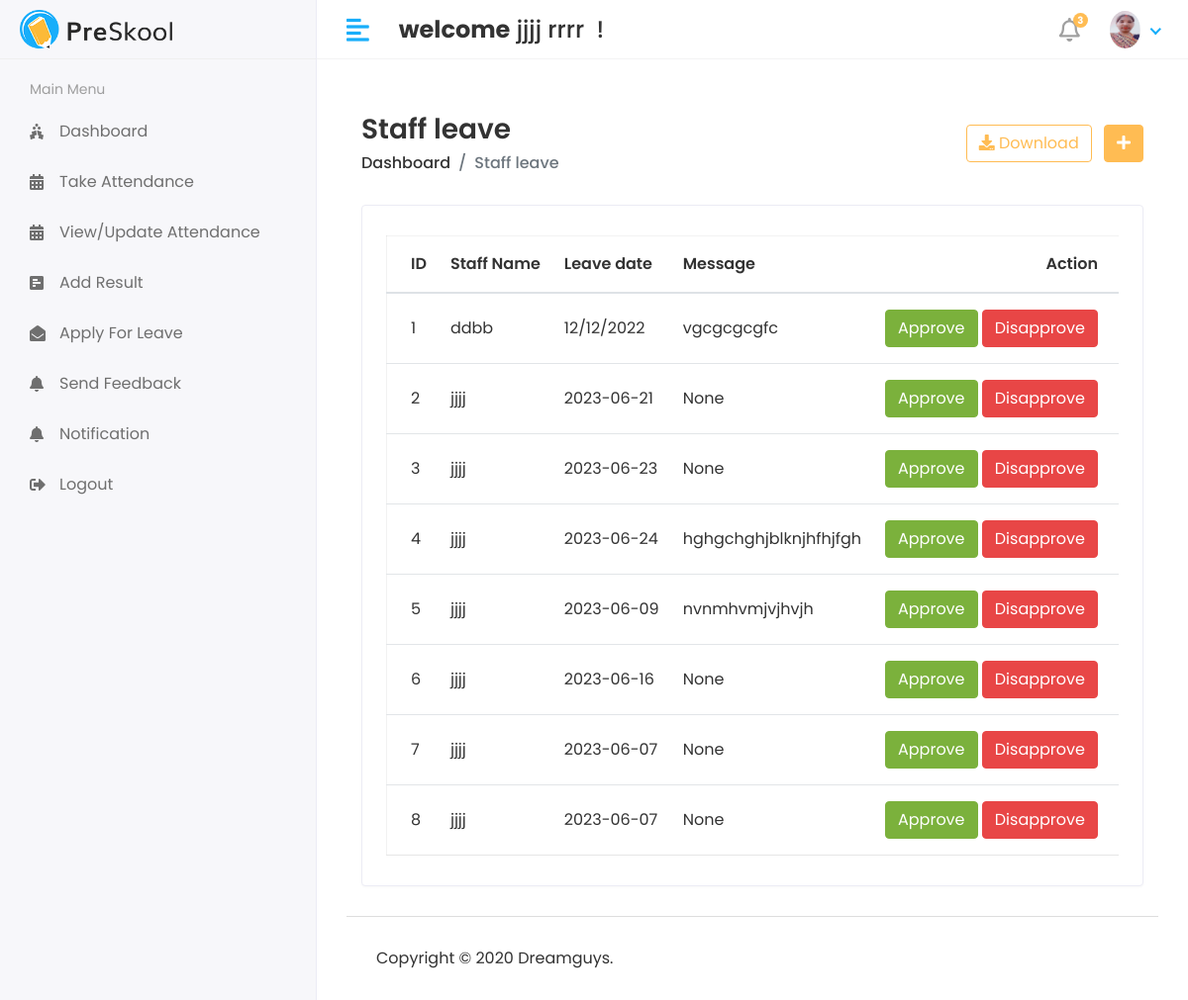
/Hod/staff/leave_view (signed in), run on an earlier commit of the app's database.
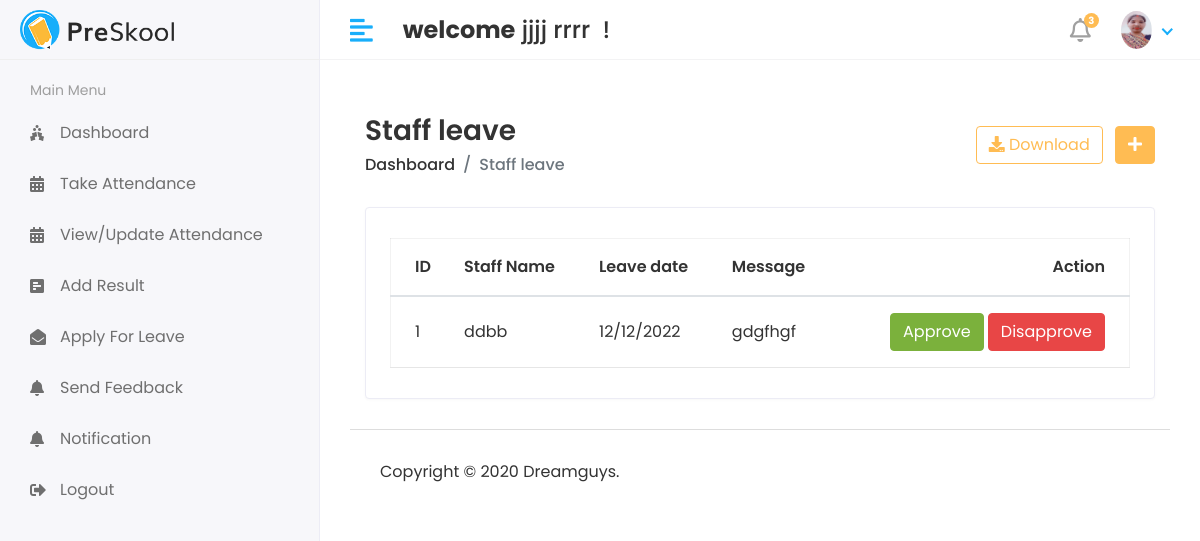
And on a later commit of the database.
### api/models.py (models this page shows, shortened)
class user1(AbstractUser):
    USER = (
        (1, 'HOD'),
        (2, 'STAFF'),
        (3, 'STUDENT'),
    )
    user_type = models.CharField(choices=USER, max_length=50, default=1)
    profile_pic = models.ImageField(upload_to='media/profile_pic')

class Staff_leave(models.Model):
    staff_id = models.ForeignKey(Staff, on_delete=models.CASCADE)
    date = models.CharField(max_length=200)
    message = models.TextField(max_length=500)
    status = models.IntegerField(default=0)
    created_at = models.DateTimeField(auto_now_add=True)
    updated_at = models.DateTimeField(auto_now=True)

class Staff(models.Model):
    admin = models.OneToOneField(user1, on_delete=models.CASCADE)
    address = models.TextField()
    gender = models.CharField(max_length=100)
    created_at = models.DateTimeField(auto_now_add=True)
    updated_at = models.DateTimeField(auto_now=True)

### student/Hod_views.py (the view)
# urls.py: path('Hod/staff/leave_view',Hod_views.staff_leave_view, name='staff_leave_view'),
@login_required(login_url='/')
def staff_leave_view(request):
    staff_leave = Staff_leave.objects.all()
    context = {
        'staff_leave' : staff_leave
    }
    return render(request,'Hod/staff_leave.html', context)

### templates/Hod/staff_leave.html (shortened to what this page needs)
{% extends 'base.html' %}
{% block content %}
{% load static %}
            <div class="content container-fluid">
               <div class="page-header">
                  <div class="row align-items-center">
                     <div class="col">
                        <h3 class="page-title">Staff leave</h3>
                        <ul class="breadcrumb">
                           <li class="breadcrumb-item"><a href="index.html">Dashboard</a></li>
                           <li class="breadcrumb-item active">Staff leave</li>
                        </ul>
                     </div>
                     <div class="col-auto text-right float-right ml-auto">
                        <a href="#" class="btn btn-outline-primary mr-2"><i class="fas fa-download"></i> Download</a>
                        <a href="add-student.html" class="btn btn-primary"><i class="fas fa-plus"></i></a>
                     </div>
                  </div>
               </div>
               <div class="row">
                  <div class="col-sm-12">
                     <div class="card card-table">
                        <div class="card-body">
                           <div class="table-responsive">
                              <table  id="table_id" class="table table-hover table-center mb-0 datatable">
                                 <thead>
                                    <tr>
                                       <th>ID</th>
                                       <th>Staff Name</th>
                                       <th>Leave date</th>
                                       <th>Message</th>
                                       <th class="text-right">Action</th>
                                    </tr>
                                 </thead>
                                 <tbody>
                                 {% for i in staff_leave %}
                                    <tr>
                                       <td>{{i.id}}</td>
                                        <td>{{i.staff_id.admin.first_name}}</td>
                                       <td>{{i.date}}</td>
                                       <td>{{i.message}}</td>
                                       <td class="text-right">
                                          <div class="actions">
                                             {% if i.status == 0 %}
                                             <a href="{%url 'staff_approve_leave' i.id %}" class="btn btn-success">Approve</a>
                                             <a href="{%url 'staff_disapprove_leave' i.id %}" class="btn btn-danger">Disapprove</a>
                                             {% elif i.status == 1 %}
                                             <button class="btn btn-success" disabled="disabled">Approve </button>
                                             {% else %}
                                             <button class="btn btn-danger" disabled="disabled">Disapprove </button>
                                             {% endif %}
                                          </div>
                                       </td>
                                    </tr>
                                    <tr>
                                  {% endfor %}
                                 </tbody>
                              </table>
                           </div>
                        </div>
                     </div>
                  </div>
               </div>
            </div>
{% endblock %}

### templates/base.html (shortened to what this page needs)
<!DOCTYPE html>
<html lang="en">
{% load static %}
   <head>
      <link rel="stylesheet" href="{% static 'assets/plugins/bootstrap/css/bootstrap.min.css' %}">
      <link rel="stylesheet" href="{% static 'assets/plugins/fontawesome/css/fontawesome.min.css' %}">
      <link rel="stylesheet" href="{% static 'assets/plugins/fontawesome/css/all.min.css' %}">
      <link rel="stylesheet" href="{% static 'assets/css/style.css' %}">
       <link rel="stylesheet" href="{% static 'assets/plugins/datatables/datatables.min.css' %}">
   </head>
   <body>
         <div class="main-wrapper">
             {% include 'includes/header.html' %}
             {% include 'includes/sidebar.html' %}
          <div class="page-wrapper">
              <div class="content container-fluid">
            {% block content %}
                 {% endblock %}
              {% include 'includes/footer.html' %}
         </div>
      </div>
         </div>
   </body>
</html>

### templates/includes/header.html (shortened to what this page needs)
{% load static %}
<div class="header">
            <div class="header-left">
               <a href="index.html" class="logo">
               <img src="{% static 'assets/img/logo.png' %}" alt="Logo">
               </a>
            </div>
            <a href="javascript:void(0);" id="toggle_btn">
            <i class="fas fa-align-left"></i>
            </a>
            <div class="top-nav-search mt-3">
               <h4> <strong> welcome</strong>&nbsp;<span>{{user.first_name}} {{ user.last_name }} </span>&nbsp;!</h4>
            </div>
            <ul class="nav user-menu">
               <li class="nav-item dropdown noti-dropdown">
                  <a href="#" class="dropdown-toggle nav-link" data-toggle="dropdown">
                  <i class="far fa-bell"></i> <span class="badge badge-pill">3</span>
                  </a>
               </li>
               <li class="nav-item dropdown has-arrow">
                  <a href="#" class="dropdown-toggle nav-link" data-toggle="dropdown">
                  {% if user.profile_pic == "" %}
                   <span class="user-img"><img class="rounded-circle" src="{% static 'assets/img/img.jpg' %}" width="31" alt="Ryan Taylor"></span>
                  {% else %}
                  <span class="user-img"><img class="rounded-circle" src="/{{user.profile_pic}}" width="31" alt="Ryan Taylor"></span>
                  {% endif %}
                  </a>
               </li>
            </ul>
         </div>

### templates/includes/sidebar.html (shortened to what this page needs)
{% load active_link_tags %}
{% load static %
<div class="sidebar" id="sidebar">
            <div class="sidebar-inner slimscroll">
               <div id="sidebar-menu" class="sidebar-menu">
                  {% if user.user_type == '1' %}
                  <ul>
                     <li class="menu-title">
                        <span>Main Menu</span>
                     </li>
                     <li class="{% active_link 'hod_home' 'active' %}">
                        <a href="{% url 'hod_home' %}"><i class="fas fa-holly-berry"></i> <span>Dashboard</span></a>
                     </li>
                     <li class="{% active_link '' 'active' %}">
                        <a href="{% url 'staff_take_attendance' %}"><i class="fas fa-calendar-alt"></i> <span>Take Attendance</span></a>
                     </li>
                     <li class="{% active_link '' 'active' %}">
                        <a href="{% url 'staff_view_attendance' %}"><i class="fas fa-calendar-alt"></i> <span>View/Update Attendance</span></a>
                     </li>
                     <li class="{% active_link '' 'active' %}">
                        <a href="{% url 'staff_add_result' %}"><i class="fas fa-poll-h"></i> <span>Add Result</span></a>
                     </li>
                     <li class="{% active_link 'staff_apply_leave' 'active' %}">
                        <a href="{% url 'staff_apply_leave' %}"><i class="fas fa-envelope-open"></i> <span>Apply For Leave</span></a>
                     </li>
                     <li class="{% active_link 'staff_feedback' 'active' %}">
                        <a href="{% url 'staff_feedback' %}"><i class="fas fa-bell"></i> <span>Send Feedback </span></a>
                     </li>
                     <li class="{% active_link 'notification' 'active' %}">
                        <a href="{% url 'notification' %}"><i class="fas fa-bell"></i> <span>Notification </span></a>
                     </li>
                     <li>
                        <a href="{% url 'logout' %}"><i class="fas fa-sign-out-alt"></i> <span>Logout</span></a>
                     </li>
                  </ul>
               </div>
            </div>
         </div>

### templates/includes/footer.html
{% load static %}
<footer>
               <p>Copyright © 2020 Dreamguys.</p>
            </footer>

What changed in the data, as far as the page shows it:
removed Staff_leave: id "2", staff_id.admin.first_name "jjjj", date "2023-06-21", message "None", status "Approve"
removed Staff_leave: id "3", staff_id.admin.first_name "jjjj", date "2023-06-23", message "None", status "Approve"
removed Staff_leave: id "4", staff_id.admin.first_name "jjjj", date "2023-06-24", message "hghgchghjblknjhfhjfgh", status "Approve"
removed Staff_leave: id "5", staff_id.admin.first_name "jjjj", date "2023-06-09", message "nvnmhvmjvjhvjh", status "Approve"
removed Staff_leave: id "6", staff_id.admin.first_name "jjjj", date "2023-06-16", message "None", status "Approve"
removed Staff_leave: id "7", staff_id.admin.first_name "jjjj", date "2023-06-07", message "None", status "Approve"
removed Staff_leave: id "8", staff_id.admin.first_name "jjjj", date "2023-06-07", message "None", status "Approve"
changed Staff_leave "ddbb": message "vgcgcgcgfc" → "gdgfhgf"
